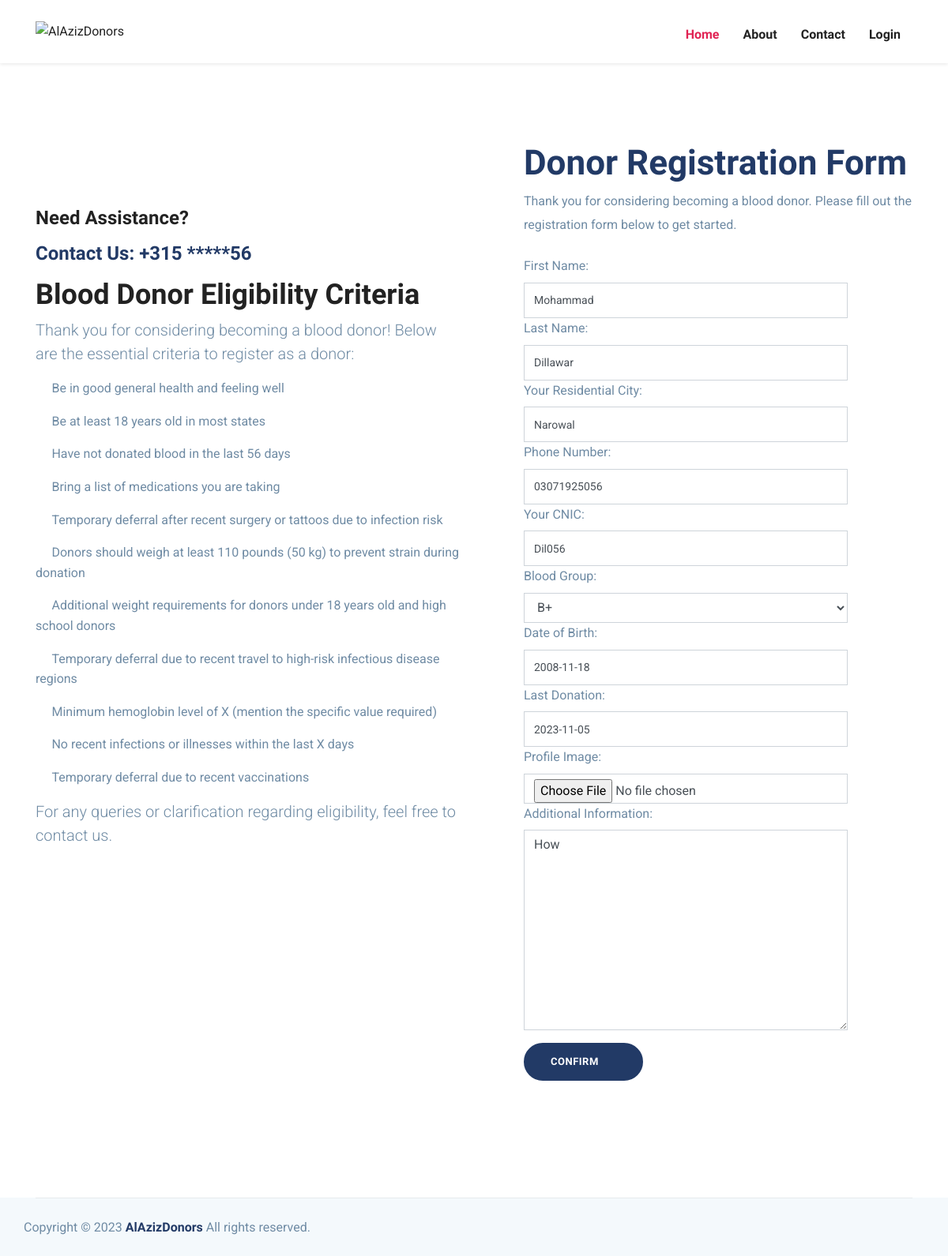
/update/1/, run on an earlier commit of the app's database.
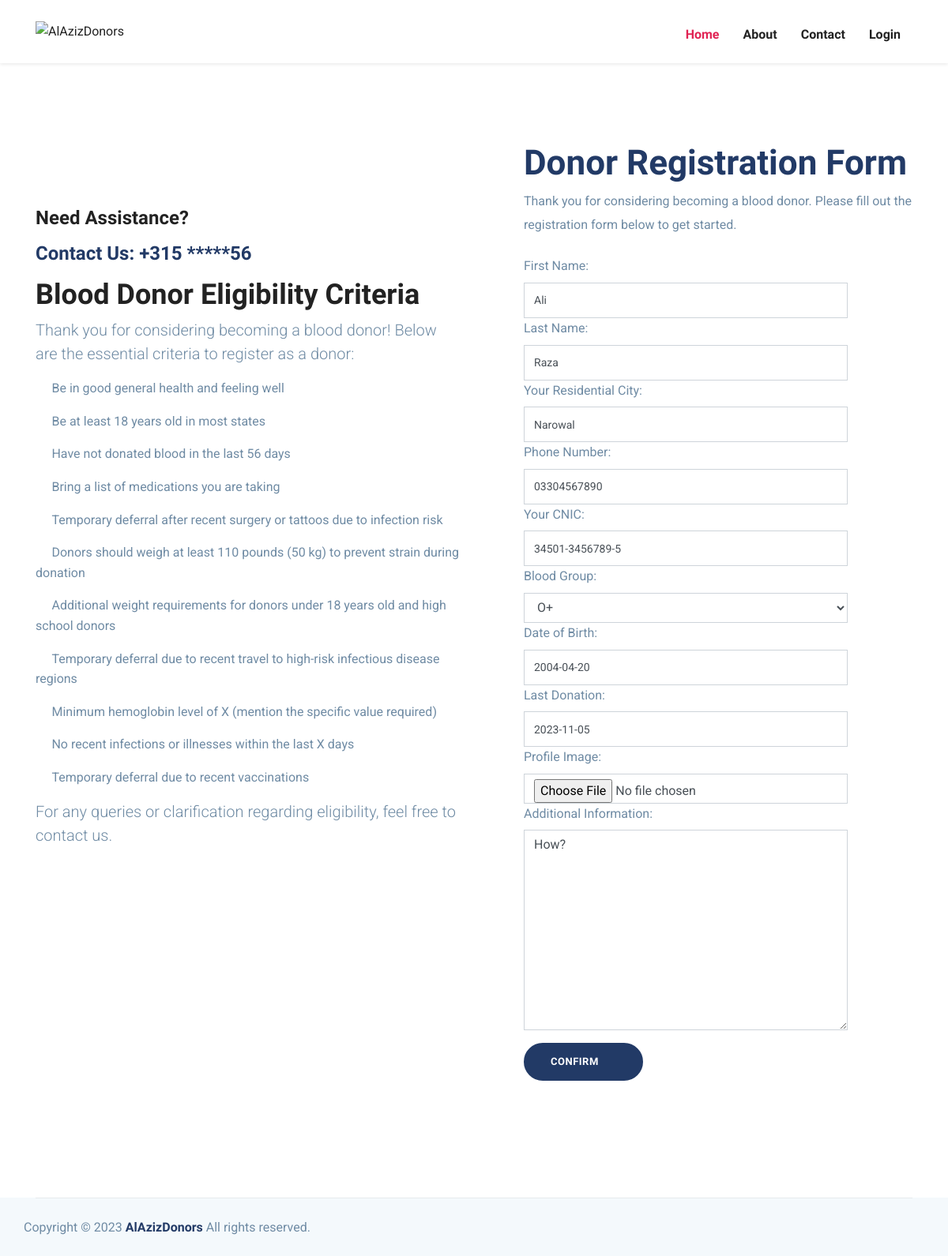
And on a later commit of the database.
### base/models.py (models this page shows, shortened)
class DonorRegister(models.Model):
    fname = models.CharField(max_length=50, blank=False, null=False)
    lname = models.CharField(max_length=50, blank=False, null=False)
    phone = models.CharField(max_length=11, blank=False, null=False)
    city = models.CharField(max_length=50, blank=False, null=False)
    bgroup = models.CharField(max_length=3, blank=False, null=False)
    donorid = models.CharField(max_length=15, unique=True)
    more = models.TextField(null=True, blank=True)
    dob = models.DateField(null=False, blank=False)
    ldonation = models.DateField(null=True, blank=True)
    img = models.ImageField(upload_to='images/', null=True, blank=True)
    user = models.OneToOneField(User, on_delete=models.CASCADE, unique=True, null=True, blank=True)

### base/views.py (the view)
# urls.py: path('update/<int:pk>/', views.UpdateView.as_view(), name='update'),
class UpdateView(UpdateView):
    template_name = "volunteer-registration.html"
    model = DonorRegister
    success_url = '/donorlist/'
    form_class = RegisterForm

### base/context_processors.py (called while the page is built)
def user_image(request):
    user_image_url = None
    if request.user.is_authenticated:
        try:
            user_data = DonorRegister.objects.get(user=request.user)
            user_image_url = user_data.img.url if user_data.img else None
        except DonorRegister.DoesNotExist:
            user_image_url = None
    return {'user_image_url': user_image_url}

### templates/volunteer-registration.html (shortened to what this page needs)
{% extends 'partials/index.html' %}
{% load static %}
{% block body %}
<section class="section donor-registration ">
	<div class="container">
		<div class="row">
			{% include "partials/guidlines.html" %}
			<div class="col-lg-6">
				<div class="registration-wrap mt-1 mt-lg-0 pl-lg-5">
					<h2 class="mb-2 title-color">Donor Registration Form</h2>
					<p class="mb-4">Thank you for considering becoming a blood donor. Please fill out the registration
						form below to get started.</p>
					<form id="donor-registration-form" autocomplete="off" method="post" enctype="multipart/form-data" action="">
						{% for field in form %}
						{{ field.label_tag }}
						{{ field }}
						{% endfor %}
						<button id="submit-button" class="btn btn-main btn-round-full mt-3" type="submit">Confirm
							<i class="icofont-simple-right ml-2"></i></button>
					</form>
				</div>
			</div>
		</div>
	</div>
</section>
{% endblock body %}

What changed in the data, as far as the page shows it:
changed DonorRegister "Narowal": fname "Mohammad" → "Ali"; lname "Dillawar" → "Raza"; phone "03071925056" → "03304567890"; donorid "Dil056" → "34501-3456789-5"; bgroup "B+" → "O+"; dob "2008-11-18" → "2004-04-20"; more "How" → "How?"
